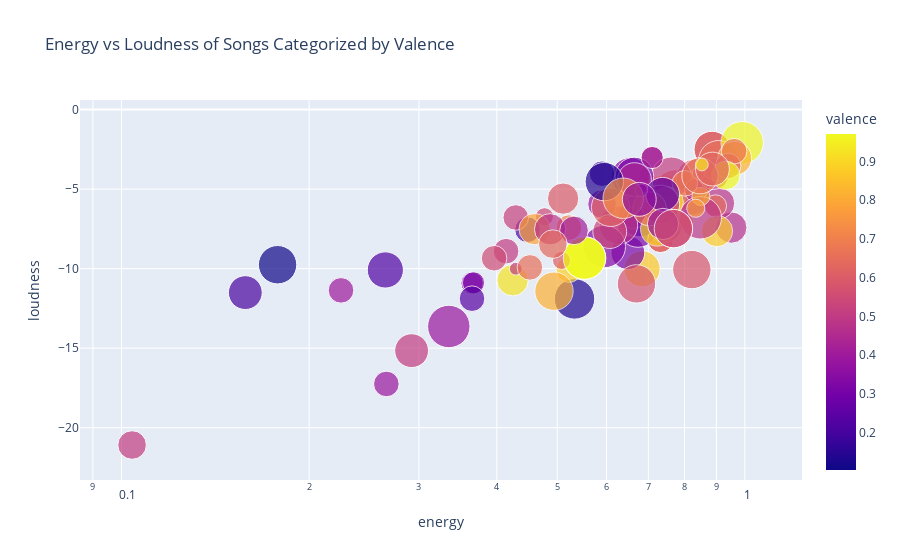

This figure's notebook cell:
### Markdown cell above
### Rock Genre

### Code cell
fig = px.scatter(r_visuals, x="energy", y="loudness",
	         size="key", color="valence",
                 hover_name="genre", log_x=True, size_max=30, title='Energy vs Loudness of Songs Categorized by Valence') #changing the size_max scales the circles' sizes
fig.show()

### Figure 1 — Plotly figure (JSON) as saved in the notebook; plotly's stock layout.template omitted (floating-point values rounded to 4 significant figures)
{"data": [{"hovertemplate": "<b>%{hovertext}</b><br><br>energy=%{x}<br>loudness=%{y}<br>key=%{marker.size}<br>valence=%{marker.color}<extra></extra>", "hovertext": ["rock", "rock", "rock", "rock", "rock", "rock", "rock", "rock", "rock", "rock", "rock", "rock", "rock", "rock", "rock", "rock", "rock", "rock", "rock", "rock", "rock", "rock", "rock", "rock", "rock", "rock", "rock", "rock", "rock", "rock", "rock", "rock", "rock", "rock", "rock", "rock", "rock", "rock", "rock", "rock", "rock", "rock", "rock", "rock", "rock", "rock", "rock", "rock", "rock", "rock", "rock", "rock", "rock", "rock", "rock", "rock", "rock", "rock", "rock", "rock", "rock", "rock", "rock", "rock", "rock", "rock", "rock", "rock", "rock", "rock", "rock", "rock", "rock", "rock", "rock", "rock", "rock", "rock", "rock", "rock", "rock", "rock", "rock", "rock", "rock", "rock", "rock", "rock", "rock", "rock", "rock", "rock", "rock", "rock", "rock", "rock", "rock", "rock", "rock", "rock", "rock", "rock", "rock", "rock", "rock", "rock", "rock", "rock", "rock", "rock", "rock", "rock", "rock", "rock", "rock", "rock", "rock", "rock", "rock", "rock"], "legendgroup": "", "marker": {"color": [0.621, 0.3, 0.233, 0.207, 0.324, 0.468, 0.581, 0.388, 0.849, 0.139, 0.73, 0.87, 0.312, 0.548, 0.366, 0.755, 0.371, 0.221, 0.476, 0.887, 0.545, 0.419, 0.875, 0.598, 0.552, 0.73, 0.315, 0.482, 0.66, 0.599, 0.61, 0.816, 0.159, 0.621, 0.511, 0.338, 0.465, 0.393, 0.515, 0.103, 0.323, 0.72, 0.73, 0.326, 0.479, 0.304, 0.365, 0.619, 0.61, 0.64, 0.52, 0.718, 0.179, 0.508, 0.709, 0.536, 0.236, 0.145, 0.934, 0.428, 0.246, 0.326, 0.659, 0.508, 0.962, 0.788, 0.696, 0.876, 0.647, 0.224, 0.971, 0.489, 0.66, 0.562, 0.443, 0.902, 0.489, 0.971, 0.609, 0.825, 0.82, 0.636, 0.326, 0.673, 0.502, 0.602, 0.925, 0.612, 0.668, 0.795, 0.971, 0.256, 0.482, 0.504, 0.351, 0.633, 0.554, 0.971, 0.548, 0.506, 0.405, 0.653, 0.144, 0.572, 0.388, 0.638, 0.735, 0.378, 0.846, 0.819, 0.399, 0.662, 0.186, 0.774, 0.365, 0.631, 0.554, 0.204, 0.937, 0.3], "coloraxis": "coloraxis", "size": [4, 0, 1, 11, 3, 6, 9, 4, 1, 10, 0, 8, 7, 0, 9, 0, 9, 4, 3, 4, 2, 3, 0, 6, 0, 11, 10, 9, 11, 9, 8, 9, 0, 4, 10, 11, 4, 5, 7, 9, 3, 1, 0, 0, 6, 9, 7, 1, 8, 3, 4, 4, 4, 6, 0, 7, 4, 0, 6, 3, 0, 0, 10, 7, 11, 6, 4, 6, 3, 8, 11, 11, 0, 0, 7, 7, 9, 11, 2, 0, 7, 4, 0, 7, 4, 1, 6, 9, 4, 0, 5, 7, 6, 1, 1, 0, 9, 11, 4, 5, 5, 4, 9, 9, 11, 5, 10, 6, 0, 2, 4, 8, 0, 2, 7, 7, 9, 7, 1, 0], "sizemode": "area", "sizeref": 0.01222, "symbol": "circle"}, "mode": "markers", "name": "", "orientation": "v", "showlegend": false, "type": "scatter", "x": [0.732, 0.322, 0.692, 0.679, 0.365, 0.951, 0.822, 0.266, 0.808, 0.533, 0.836, 0.684, 0.649, 0.599, 0.655, 0.924, 0.821, 0.448, 0.663, 0.522, 0.477, 0.71, 0.711, 0.511, 0.438, 0.742, 0.674, 0.627, 0.773, 0.833, 0.886, 0.494, 0.411, 0.732, 0.762, 0.595, 0.839, 0.59, 0.745, 0.178, 0.367, 0.912, 0.836, 0.582, 0.909, 0.665, 0.677, 0.866, 0.886, 0.885, 0.429, 0.522, 0.59, 0.891, 0.874, 0.607, 0.365, 0.803, 0.752, 0.71, 0.824, 0.582, 0.908, 0.292, 0.99, 0.46, 0.801, 0.902, 0.897, 0.265, 0.553, 0.848, 0.752, 0.567, 0.665, 0.724, 0.732, 0.553, 0.508, 0.797, 0.963, 0.94, 0.582, 0.703, 0.414, 0.843, 0.424, 0.609, 0.961, 0.887, 0.932, 0.738, 0.487, 0.429, 0.682, 0.806, 0.768, 0.553, 0.396, 0.104, 0.532, 0.452, 0.595, 0.67, 0.335, 0.492, 0.638, 0.739, 0.657, 0.85, 0.225, 0.847, 0.434, 0.834, 0.677, 0.887, 0.768, 0.158, 0.853, 0.322], "xaxis": "x", "y": [-8.188, -8.957, -4.128, -6.664, -10.91, -7.419, -10.06, -17.25, -7.042, -11.9, -5.556, -10.01, -8.994, -9.249, -4.22, -5.589, -5.423, -7.552, -6.799, -10.07, -6.737, -3.015, -7.498, -5.598, -14.52, -5.434, -7.388, -7.266, -5.119, -4.311, -2.501, -11.42, -9.733, -8.188, -4.253, -8.61, -5.083, -5.941, -7.291, -9.754, -10.89, -4.556, -5.556, -4.324, -5.887, -4.203, -5.645, -3.804, -2.501, -4.121, -6.784, -7.42, -4.032, -4.044, -6.456, -7.671, -11.89, -4.932, -5.839, -3.015, -4.757, -4.324, -3.215, -15.16, -2.084, -7.516, -4.638, -7.638, -6.056, -10.08, -9.336, -6.804, -8.91, -7.054, -4.403, -7.521, -5.956, -9.336, -9.484, -5.927, -3.069, -3.546, -4.324, -6.24, -8.903, -3.993, -10.73, -6.146, -2.616, -3.757, -4.142, -5.326, -7.525, -10.01, -5.071, -2.461, -7.484, -9.336, -9.348, -21.09, -7.596, -9.923, -4.53, -10.96, -13.64, -8.459, -5.576, -7.193, -7.658, -5.466, -11.37, -4.164, -8.163, -6.205, -5.645, -3.74, -7.484, -11.51, -3.455, -8.957], "yaxis": "y"}], "layout": {"coloraxis": {"colorbar": {"title": {"text": "valence"}}, "colorscale": [[0, "#0d0887"], [0.1111, "#46039f"], [0.2222, "#7201a8"], [0.3333, "#9c179e"], [0.4444, "#bd3786"], [0.5556, "#d8576b"], [0.6667, "#ed7953"], [0.7778, "#fb9f3a"], [0.8889, "#fdca26"], [1, "#f0f921"]]}, "legend": {"itemsizing": "constant", "tracegroupgap": 0}, "title": {"text": "Energy vs Loudness of Songs Categorized by Valence"}, "xaxis": {"anchor": "y", "domain": [0, 1], "title": {"text": "energy"}, "type": "log"}, "yaxis": {"anchor": "x", "domain": [0, 1], "title": {"text": "loudness"}}}}
